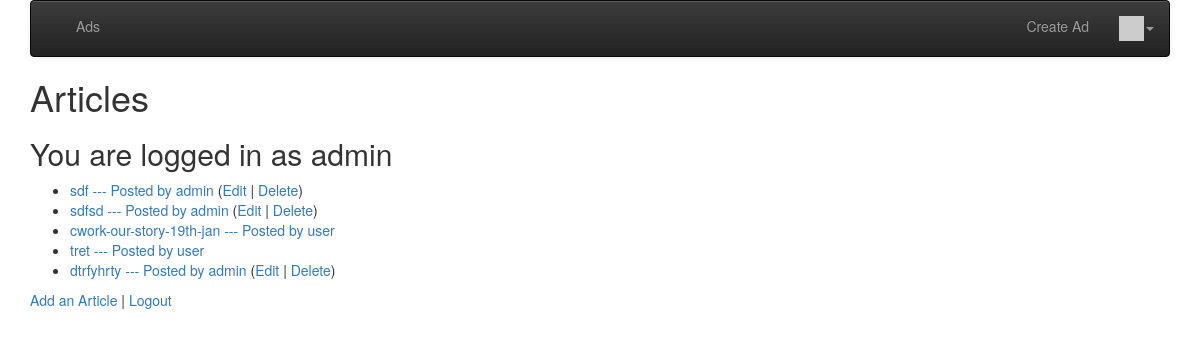
Screenshot of /ads/ (signed in) with the database file from the repository.
### ads/models.py (models this page shows, shortened)
class Advertisement(models.Model) :
    title = models.CharField(
            max_length=200,
            validators=[MinLengthValidator(2, "Title must be greater than 2 characters")]
    )
    price = models.DecimalField(max_digits=7, decimal_places=2, null=True)
    text = models.TextField()
    owner = models.ForeignKey(settings.AUTH_USER_MODEL, on_delete=models.CASCADE)
    created_at = models.DateTimeField(auto_now_add=True)
    updated_at = models.DateTimeField(auto_now=True)

### ads/views.py (the view)
# urls.py: path('', views.AdListView.as_view()),
class AdListView(OwnerListView):
    model = Advertisement

### home/templatetags/app_tags.py (called while the page is built)
@register.filter(name='gravatar')
def gravatar(user, size=35):
    email = str(user.email.strip().lower()).encode('utf-8')
    email_hash = md5(email).hexdigest()
    url = "//www.gravatar.com/avatar/{0}?s={1}&d=identicon&r=PG"
    return url.format(email_hash, size)

### ads/templates/ads/advertisement_list.html
{% extends "base_menu.html" %}
{% block content %}
<h1>Articles</h1>
<h2>You are logged in as {{user}}</h2>
<p>
{% if advertisement_list %}
<ul>
  {% for ad in advertisement_list %}
    <li>
        <a href="{% url 'ads:ad_detail'  ad.id %}">{{ ad.title }} --- Posted by {{ad.owner}}</a>
        {% if ad.owner == user %}
        (<a href="{% url 'ads:ad_update' ad.id %}">Edit</a> |
        <a href="{% url 'ads:ad_delete' ad.id %}">Delete</a>)
        {% endif %}
    </li>
  {% endfor %}
</ul>
{% else %}
  <p>There are no articles in the database.</p>
{% endif %}
</p>
<p>
<a href="{% url 'ads:ad_create' %}">Add an Article</a> |
{% if user.is_authenticated %}
<a href="{% url 'logout' %}?next={% url 'ads:all' %}">Logout</a>
{% else %}
<a href="{% url 'login' %}?next={% url 'ads:all' %}">Login</a>
{% endif %}
</p>
{% endblock %}

### rows the page displays
Advertisement: title "sdf", owner "admin", shows "Edit"
Advertisement: title "sdfsd", owner "admin", shows "Edit"
Advertisement: title "cwork-our-story-19th-jan", owner "user"
Advertisement: title "tret", owner "user"
Advertisement: title "dtrfyhrty", owner "admin", shows "Edit"

### other values shown
{{ user }} "admin"
